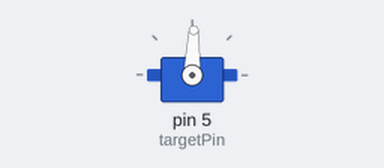
The sketch below on a simulated Arduino Uno, built with avr-gcc and run on an emulated ATmega328P. On the bench: servo. What the sketch prints to the serial monitor is not drawn.

Above: at 2.05 s.
At 3.45 s:
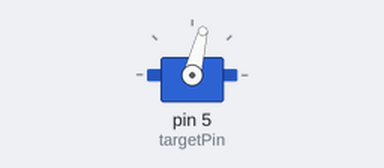
At 4.35 s:
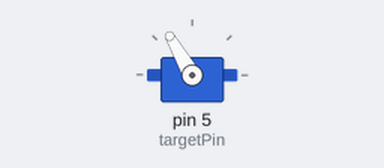
At 5.25 s:
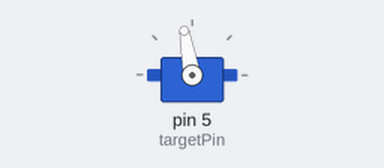
Timing chart, 0 to 9.1 s (numbered marks = the images above):
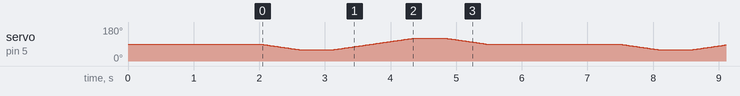

The sketch:

SingleJointTest.ino
```cpp
/*
 * 🎯 Yujai Bot - Single Joint Test by H Mohammed Yusuf
 * * GOAL: Test ONLY ONE servo to fix mechanical jams.
 * * * HOW TO USE:
 * 1. Change 'targetPin' below to the pin you want to test (3, 5, 6, or 9).
 * 2. Upload.
 * 3. Watch ONLY that joint.
 * 4. If it hums/stalls, LOOSEN the screw gently until it moves freely.
 */

#include <Servo.h>

Servo myServo;

// 👇👇👇 CHANGE THIS NUMBER (3, 5, 6, or 9) 👇👇👇
const int targetPin = 5;
// 👆👆👆 CHANGE THIS NUMBER 👆👆👆

void setup() {
  Serial.begin(9600);

  Serial.print("🎯 Targeting Servo on Pin: ");
  Serial.println(targetPin);

  myServo.attach(targetPin);

  Serial.println("Moving to Center (90)...");
  myServo.write(90);
  delay(2000); // Wait for you to touch the screw
}

void loop() {
  Serial.println("🔄 Wiggling...");

  // Gentle Wiggle (70 to 110 degrees)
  // Not full range, just enough to check tightness

  // Go Left
  for (int pos = 90; pos >= 60; pos--) {
    myServo.write(pos);
    delay(20); // Slow movement
  }

  delay(500); // Pause

  // Go Right
  for (int pos = 60; pos <= 120; pos++) {
    myServo.write(pos);
    delay(20);
  }

  delay(500); // Pause

  // Return Center
  for (int pos = 120; pos >= 90; pos--) {
    myServo.write(pos);
    delay(20);
  }

  Serial.println("⏸️ Pausing... Adjust Screw NOW if needed!");
  delay(2000); // 2 Seconds break for you to adjust
}
```
